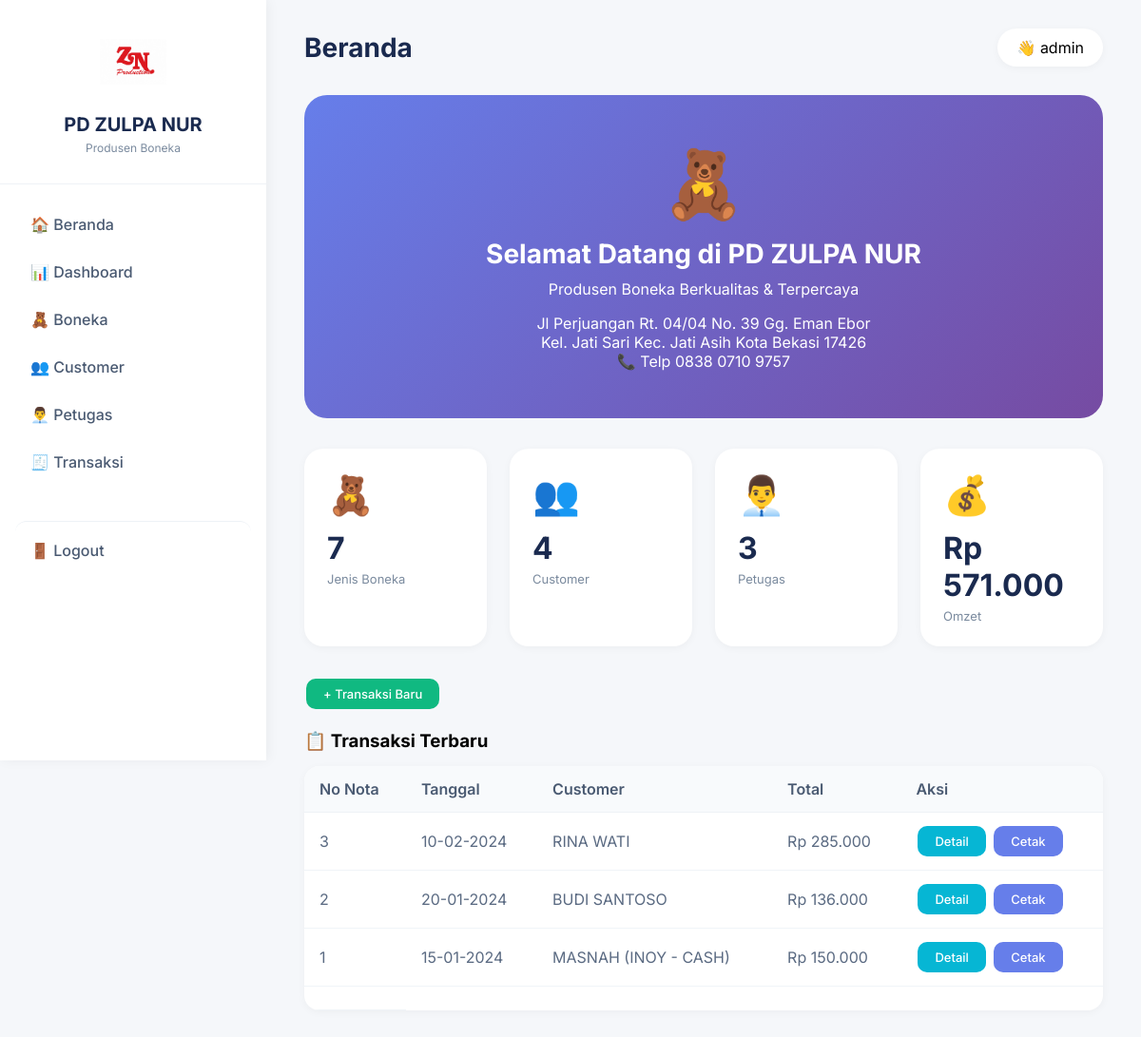
Page / (signed in) on the committed database.
### tables this page shows
CREATE TABLE `nota` (
  `no_nota` int(11) NOT NULL AUTO_INCREMENT,
  `tanggal` date NOT NULL,
  `total` int(11) DEFAULT 0,
  `id_customer` int(11) DEFAULT NULL,
  `id_petugas` int(11) DEFAULT NULL,
  PRIMARY KEY (`no_nota`),
  KEY `id_customer` (`id_customer`),
  KEY `id_petugas` (`id_petugas`)
);

CREATE TABLE `customer` (
  `id_customer` int(11) NOT NULL AUTO_INCREMENT,
  `nama_customer` varchar(100) NOT NULL,
  `alamat` text DEFAULT NULL,
  `no_telepon` varchar(20) DEFAULT NULL,
  PRIMARY KEY (`id_customer`)
);

### index.php (the view, shortened to what this page needs)
<?php
$conn = mysqli_connect('localhost', 'root', '', 'zulpa_nur');
mysqli_query($conn, "CREATE TABLE IF NOT EXISTS boneka (
    id_boneka INT AUTO_INCREMENT PRIMARY KEY,
    kode_boneka VARCHAR(50),
    nama_boneka VARCHAR(100) NOT NULL,
    stok INT DEFAULT 0,
    harga INT NOT NULL,
    gambar VARCHAR(10) DEFAULT '🧸'
)");
mysqli_query($conn, "CREATE TABLE IF NOT EXISTS customer (
    id_customer INT AUTO_INCREMENT PRIMARY KEY,
    nama_customer VARCHAR(100) NOT NULL,
    alamat TEXT,
    no_telepon VARCHAR(20)
)");
mysqli_query($conn, "CREATE TABLE IF NOT EXISTS petugas (
    id_petugas INT AUTO_INCREMENT PRIMARY KEY,
    nama_petugas VARCHAR(100) NOT NULL,
    jabatan VARCHAR(50)
)");
mysqli_query($conn, "CREATE TABLE IF NOT EXISTS nota (
    no_nota INT AUTO_INCREMENT PRIMARY KEY,
    tanggal DATE NOT NULL,
    total INT DEFAULT 0,
    id_customer INT,
    id_petugas INT
)");
mysqli_query($conn, "CREATE TABLE IF NOT EXISTS detail_nota (
    id_detail INT AUTO_INCREMENT PRIMARY KEY,
    no_nota INT,
    id_boneka INT,
    jumlah INT NOT NULL,
    harga INT NOT NULL,
    subtotal INT NOT NULL
)");
$total_boneka = mysqli_fetch_assoc(mysqli_query($conn, "SELECT COUNT(*) as total FROM boneka"))['total'];
$total_customer = mysqli_fetch_assoc(mysqli_query($conn, "SELECT COUNT(*) as total FROM customer"))['total'];
$total_petugas = mysqli_fetch_assoc(mysqli_query($conn, "SELECT COUNT(*) as total FROM petugas"))['total'];
$total_pemasukan = mysqli_fetch_assoc(mysqli_query($conn, "SELECT SUM(total) as total FROM nota"))['total'] ?? 0;
?>
<!DOCTYPE html>
<html lang="id">
<head>
</head>
<body>
<div class="container">
    <div class="sidebar">
        <div class="sidebar-header">
            <img src="assets/logo.jpeg" alt="Logo" class="logo-img" onerror="this.style.display='none'">
            <h1>PD ZULPA NUR</h1>
            <p>Produsen Boneka</p>
        </div>
        <div class="sidebar-nav">
            <a href="?page=home">🏠 Beranda</a>
            <a href="?page=dashboard">📊 Dashboard</a>
            <a href="?page=boneka">🧸 Boneka</a>
            <a href="?page=customer">👥 Customer</a>
            <a href="?page=petugas">👨‍💼 Petugas</a>
            <a href="?page=transaksi">🧾 Transaksi</a>
            <a href="?logout=1" class="logout">🚪 Logout</a>
        </div>
    </div>
    <div class="main">
        <div class="page-header">
            <h2><?php echo match($_GET['page'] ?? 'home') {
                'home' => 'Beranda',
                'dashboard' => 'Dashboard',
                'boneka' => 'Data Boneka',
                'customer' => 'Data Customer',
                'petugas' => 'Data Petugas',
                'transaksi' => 'Data Transaksi',
                'tambah_transaksi' => 'Tambah Transaksi',
                default => 'Dashboard'
            }; ?></h2>
            <div class="user-badge"><span>👋 <?php echo isset($_SESSION['user']) ? $_SESSION['user'] : 'Admin'; ?></span></div>
        </div>
        <?php
        $page = $_GET['page'] ?? 'home';
        if ($page == 'home') {
            echo '
            <div class="welcome-card">
                <div class="icon">🧸</div>
                <h2>Selamat Datang di PD ZULPA NUR</h2>
                <p>Produsen Boneka Berkualitas & Terpercaya</p>
                <p style="margin-top:16px;">Jl Perjuangan Rt. 04/04 No. 39 Gg. Eman Ebor<br>Kel. Jati Sari Kec. Jati Asih Kota Bekasi 17426</p>
                <p>📞 Telp 0838 0710 9757</p>
            </div>
            <div class="stats">
                <div class="stat-card"><div class="icon">🧸</div><div class="value">'.$total_boneka.'</div><div class="label">Jenis Boneka</div></div>
                <div class="stat-card"><div class="icon">👥</div><div class="value">'.$total_customer.'</div><div class="label">Customer</div></div>
                <div class="stat-card"><div class="icon">👨‍💼</div><div class="value">'.$total_petugas.'</div><div class="label">Petugas</div></div>
                <div class="stat-card"><div class="icon">💰</div><div class="value">Rp '.number_format($total_pemasukan,0,',','.').'</div><div class="label">Omzet</div></div>
            </div>
            <div class="action-buttons"><a href="?page=tambah_transaksi" class="btn btn-success">+ Transaksi Baru</a></div>';
            $transaksi_terbaru = mysqli_query($conn, "SELECT n.*, c.nama_customer FROM nota n JOIN customer c ON n.id_customer = c.id_customer ORDER BY n.no_nota DESC LIMIT 5");
            echo '<h3 style="margin:20px 0 15px;">📋 Transaksi Terbaru</h3>
            <table class="data-table"><thead><tr><th>No Nota</th><th>Tanggal</th><th>Customer</th><th>Total</th><th>Aksi</th></tr></thead><tbody>';
            while($r=mysqli_fetch_assoc($transaksi_terbaru)) echo '<tr>
                    <td>'.$r['no_nota'].'</a></td>
                    <td>'.date('d-m-Y',strtotime($r['tanggal'])).'</a></td>
                    <td>'.htmlspecialchars($r['nama_customer']).'</a></td>
                    <td>Rp '.number_format($r['total'],0,',','.').'</a></td>
                    <td><a href="?page=detail_transaksi&id='.$r['no_nota'].'" class="btn btn-info">Detail</a> <a href="?page=cetak_nota&id='.$r['no_nota'].'" class="btn btn-primary">Cetak</a></a></td>
                </tr>';
            echo '</tbody><td>';
        }
        ?>
    </div>
</div>
</body>
</html>

### index.php (style rules this page uses)
* { margin:0;padding:0;box-sizing:border-box; }
body { font-family:'Inter',sans-serif;background:#f5f7fa; }
.container { max-width:1400px;margin:0 auto; }
.sidebar { position:fixed;left:0;top:0;width:280px;height:100vh;background:white;box-shadow:2px 0 12px rgba(0,0,0,0.05);z-index:1000; }
.sidebar-header { padding:30px 24px;text-align:center;border-bottom:1px solid #eef2f6; }
.logo-img { width:70px;height:70px;object-fit:contain;margin-bottom:15px;border-radius:12px; }
.sidebar-header h1 { font-size:20px;color:#1a2a4f;margin-bottom:5px; }
.sidebar-header p { font-size:12px;color:#7a8a9e; }
.sidebar-nav { padding:20px 16px; }
.sidebar-nav a { display:flex;align-items:center;gap:12px;padding:12px 16px;color:#4a5a72;text-decoration:none;border-radius:12px;margin-bottom:6px;transition:all 0.2s;font-weight:500; }
.sidebar-nav .logout { margin-top:40px;border-top:1px solid #eef2f6;padding-top:20px; }
.main { margin-left:280px;padding:30px 40px; }
.page-header { display:flex;justify-content:space-between;align-items:center;margin-bottom:30px; }
.page-header h2 { font-size:28px;font-weight:700;color:#1a2a4f; }
.user-badge { background:white;padding:10px 20px;border-radius:40px;box-shadow:0 2px 8px rgba(0,0,0,0.04); }
.stats { display:grid;grid-template-columns:repeat(4,1fr);gap:24px;margin-bottom:32px; }
.stat-card { background:white;border-radius:20px;padding:24px;box-shadow:0 2px 8px rgba(0,0,0,0.04); }
.stat-card .icon { font-size:40px;margin-bottom:12px; }
.stat-card .value { font-size:32px;font-weight:700;color:#1a2a4f; }
.stat-card .label { font-size:13px;color:#7a8a9e;margin-top:5px; }
.data-table { width:100%;background:white;border-radius:16px;overflow:hidden;box-shadow:0 2px 8px rgba(0,0,0,0.04);border-collapse:collapse; }
.data-table th { padding:14px 16px;text-align:left;background:#f8fafc;font-weight:600;color:#4a5a72;border-bottom:1px solid #eef2f6; }
.data-table td { padding:12px 16px;border-bottom:1px solid #f0f4f8;color:#5a6a82; }
.btn { display:inline-block;padding:8px 18px;border-radius:10px;text-decoration:none;font-size:13px;font-weight:500;margin:2px;cursor:pointer;border:none;transition:all 0.2s; }
.btn-primary { background:#667eea;color:white; }
.btn-success { background:#10b981;color:white; }
.btn-info { background:#06b6d4;color:white; }
.action-buttons { margin-bottom:20px;display:flex;gap:10px;flex-wrap:wrap; }
.welcome-card { background:linear-gradient(135deg,#667eea,#764ba2);border-radius:24px;padding:50px;text-align:center;margin-bottom:32px;color:white; }
.welcome-card .icon { font-size:70px;margin-bottom:15px; }
.welcome-card h2 { font-size:28px;margin-bottom:10px; }

### rows in the picture
nota: no_nota "3", tanggal "10-02-2024", id_customer.nama_customer "RINA WATI", total "285.000"
nota: no_nota "2", tanggal "20-01-2024", id_customer.nama_customer "BUDI SANTOSO", total "136.000"
nota: no_nota "1", tanggal "15-01-2024", id_customer.nama_customer "MASNAH (INOY - CASH)", total "150.000"

### other values in the picture
$_SESSION['user'] "admin"
$total_boneka "7"
$total_customer "4"
$total_petugas "3"
$total_pemasukan "571.000"
